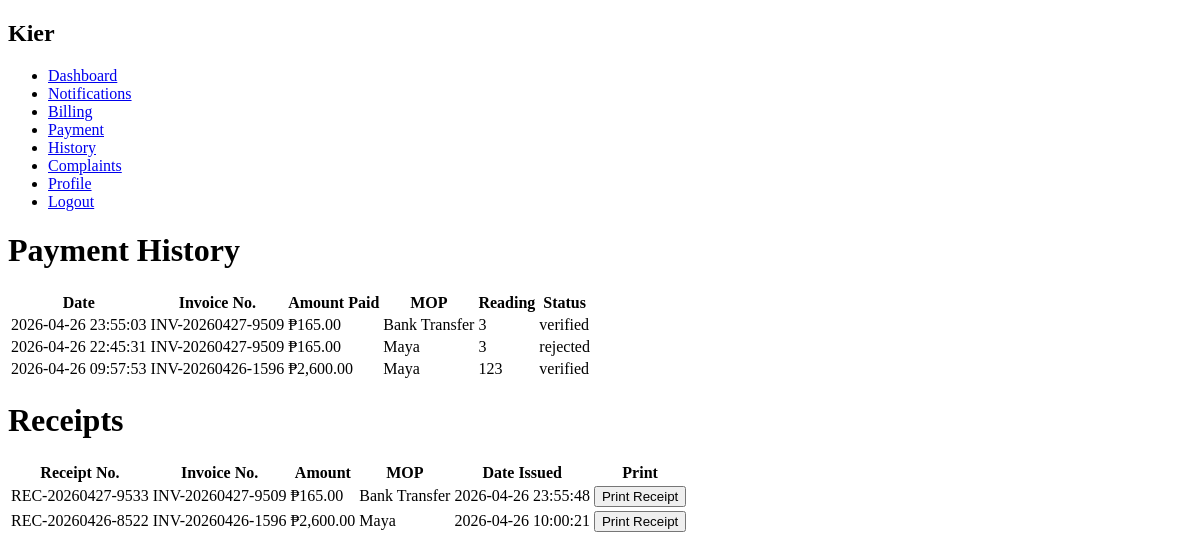
/user_history.php (signed in), run on the app's committed database.
### tables this page shows
CREATE TABLE `users` (
  `id` int(11) NOT NULL,
  `first_name` varchar(50) DEFAULT NULL,
  `last_name` varchar(50) DEFAULT NULL,
  `email` varchar(100) DEFAULT NULL,
  `contact_no` varchar(20) DEFAULT NULL,
  `password` varchar(255) DEFAULT NULL,
  `role` enum('user','admin','accountant','agent') DEFAULT 'user',
  `meter_number` varchar(50) DEFAULT NULL,
  `barangay` varchar(100) DEFAULT NULL,
  `street` varchar(100) DEFAULT NULL,
  `status` enum('active','inactive') DEFAULT 'active',
  `created_at` timestamp NOT NULL DEFAULT current_timestamp(),
  `user_code` varchar(50) DEFAULT NULL,
  `avatar` varchar(255) DEFAULT 'default.png'
);

CREATE TABLE `payments` (
  `id` int(11) NOT NULL,
  `invoice_id` int(11) DEFAULT NULL,
  `user_id` int(11) DEFAULT NULL,
  `transaction_no` varchar(50) DEFAULT NULL,
  `amount` decimal(10,2) DEFAULT NULL,
  `payment_method` varchar(50) DEFAULT NULL,
  `reference_no` varchar(100) DEFAULT NULL,
  `status` enum('pending','verified','rejected') DEFAULT 'pending',
  `verified_by` int(11) DEFAULT NULL,
  `paid_at` timestamp NOT NULL DEFAULT current_timestamp(),
  `proof_image` varchar(255) DEFAULT NULL,
  `qr_token` varchar(100) DEFAULT NULL,
  `qr_expires_at` datetime DEFAULT NULL
);

CREATE TABLE `invoices` (
  `id` int(11) NOT NULL,
  `user_id` int(11) DEFAULT NULL,
  `reading_id` int(11) DEFAULT NULL,
  `invoice_no` varchar(50) DEFAULT NULL,
  `consumption` int(11) DEFAULT NULL,
  `rate` decimal(10,2) DEFAULT 10.00,
  `amount` decimal(10,2) DEFAULT NULL,
  `due_date` date DEFAULT NULL,
  `status` enum('unpaid','pending_verification','paid','overdue') DEFAULT 'unpaid',
  `issued_by` int(11) DEFAULT NULL,
  `created_at` timestamp NOT NULL DEFAULT current_timestamp()
);

CREATE TABLE `receipts` (
  `id` int(11) NOT NULL,
  `payment_id` int(11) DEFAULT NULL,
  `receipt_no` varchar(50) DEFAULT NULL,
  `issued_at` timestamp NOT NULL DEFAULT current_timestamp()
);

### user_history.php (the view, shortened to what this page needs)
<?php
include "db.php";
$user_id = $_SESSION['user_id'];
$user = $conn->query("SELECT * FROM users WHERE id='$user_id'")->fetch_assoc();
$payment_history = $conn->query("
    SELECT p.*, i.invoice_no, i.consumption
    FROM payments p
    JOIN invoices i ON p.invoice_id = i.id
    WHERE p.user_id='$user_id'
    ORDER BY p.paid_at DESC
");
$receipts = $conn->query("
    SELECT r.*, p.amount, p.payment_method, i.invoice_no
    FROM receipts r
    JOIN payments p ON r.payment_id = p.id
    JOIN invoices i ON p.invoice_id = i.id
    WHERE p.user_id='$user_id'
    ORDER BY r.issued_at DESC
");
?>
<!DOCTYPE html>
<html>
<head>
    <link rel="stylesheet" href="dashboard.css">
</head>
<body>
    <div class="layout">
        <div class="sidebar">
            <h2><?php echo $user['first_name']; ?></h2>
            <ul>
                <li><a href="user_dashboard.php">Dashboard</a></li>
                <li><a href="user_notifications.php">Notifications</a></li>
                <li><a href="user_billing.php">Billing</a></li>
                <li><a href="user_payments.php">Payment</a></li>
                <li><a href="user_history.php">History</a></li>
                <li><a href="user_complaints.php">Complaints</a></li>
                <li><a href="profile.php">Profile</a></li>
                <li><a href="logout.php">Logout</a></li>
            </ul>
        </div>
        <div class="main">
            <h1>Payment History</h1>
            <table>
                <tr>
                    <th>Date</th>
                    <th>Invoice No.</th>
                    <th>Amount Paid</th>
                    <th>MOP</th>
                    <th>Reading</th>
                    <th>Status</th>
                </tr>
                <?php while($ph = $payment_history->fetch_assoc()): ?>
                <tr>
                    <td><?php echo $ph['paid_at']; ?></td>
                    <td><?php echo $ph['invoice_no']; ?></td>
                    <td>₱<?php echo number_format($ph['amount'], 2); ?></td>
                    <td><?php echo $ph['payment_method']; ?></td>
                    <td><?php echo $ph['consumption']; ?></td>
                    <td><?php echo $ph['status']; ?></td>
                </tr>
                <?php endwhile; ?>
            </table>
            <h1>Receipts</h1>
            <table>
                <tr>
                    <th>Receipt No.</th>
                    <th>Invoice No.</th>
                    <th>Amount</th>
                    <th>MOP</th>
                    <th>Date Issued</th>
                    <th>Print</th>
                </tr>
                <?php while($r = $receipts->fetch_assoc()): ?>
                <tr>
                    <td><?php echo $r['receipt_no']; ?></td>
                    <td><?php echo $r['invoice_no']; ?></td>
                    <td>₱<?php echo number_format($r['amount'], 2); ?></td>
                    <td><?php echo $r['payment_method']; ?></td>
                    <td><?php echo $r['issued_at']; ?></td>
                    <td>
                        <a href="print_receipt.php?id=<?php echo $r['id']; ?>" target="_blank">
                            <button type="button">Print Receipt</button>
                        </a>
                    </td>
                </tr>
                <?php endwhile; ?>
            </table>
        </div>
    </div>
</body>
</html>

### data on the page
users: first_name "Kier"
payments: paid_at "2026-04-26 23:55:03", invoice.invoice_no "INV-20260427-9509", amount "165.00", payment_method "Bank Transfer", invoice.consumption "3", status "verified"
payments: paid_at "2026-04-26 22:45:31", invoice.invoice_no "INV-20260427-9509", amount "165.00", payment_method "Maya", invoice.consumption "3", status "rejected"
payments: paid_at "2026-04-26 09:57:53", invoice.invoice_no "INV-20260426-1596", amount "2,600.00", payment_method "Maya", invoice.consumption "123", status "verified"
receipts: receipt_no "REC-20260427-9533", invoices.invoice_no "INV-20260427-9509", payment.amount "165.00", payment.payment_method "Bank Transfer", issued_at "2026-04-26 23:55:48"
receipts: receipt_no "REC-20260426-8522", invoices.invoice_no "INV-20260426-1596", payment.amount "2,600.00", payment.payment_method "Maya", issued_at "2026-04-26 10:00:21"
